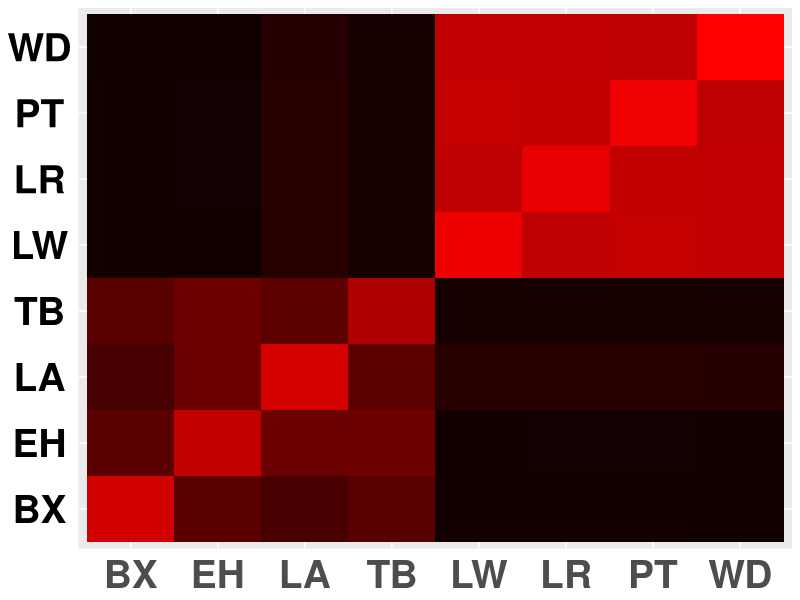

Source code (R):

library(ggplot2)
library(dplyr)
library(forcats)

nd <- read.csv("results.txt", sep="")

nd$P1<-substring(as.character(nd[,3]),1,1)
nd$P2<-substring(as.character(nd[,3]),3,3)


ft<-data.frame(P1=1:64,P2=0,cr=0,pie=0,dist=0,col1=0,col2=0)
ft
for (i in 1:8){
  for (j in 1:8){
    ft[(i-1)*8+j,1] = i
    ft[(i-1)*8+j,2] = j
    if (i <= j){ft[(i-1)*8+j,3] = paste(i,j,sep = "X")}
    else {ft[(i-1)*8+j,3] = paste(j,i,sep = "X")}
    ft[(i-1)*8+j,4] = mean(nd$Pie[nd$X == ft[(i-1)*8+j,3]])
    ft[(i-1)*8+j,5] = 1 - ft[(i-1)*8+j,4]
  }
}
ft
min(ft$dist)
max(ft$dist)
ft$col1 = as.character(as.hexmode(round(16+239*((ft$dist-min(ft$dist))/(max(ft$dist)-min(ft$dist))),digits=0)))
ft$col2 = as.character(paste0("#",ft$col1,"0000"))

ggplot(data = ft) + geom_tile(mapping = aes(x = as.character(ft$P1), y = as.character(ft$P2)),fill=ft$col2) +       
theme(axis.title = element_blank(), axis.ticks = element_blank(), axis.text.x = element_text(angle=0,hjust=0.5,vjust=0.5,size=28,face ="bold"), axis.text.y = element_text(hjust=0.5,vjust=0.5,size=28,face ="bold", color = "Black")) +
  scale_x_discrete(labels = c("BX","EH","LA","TB","LW","LR","PT","WD")) + scale_y_discrete(labels = c("BX","EH","LA","TB","LW","LR","PT","WD")) 


